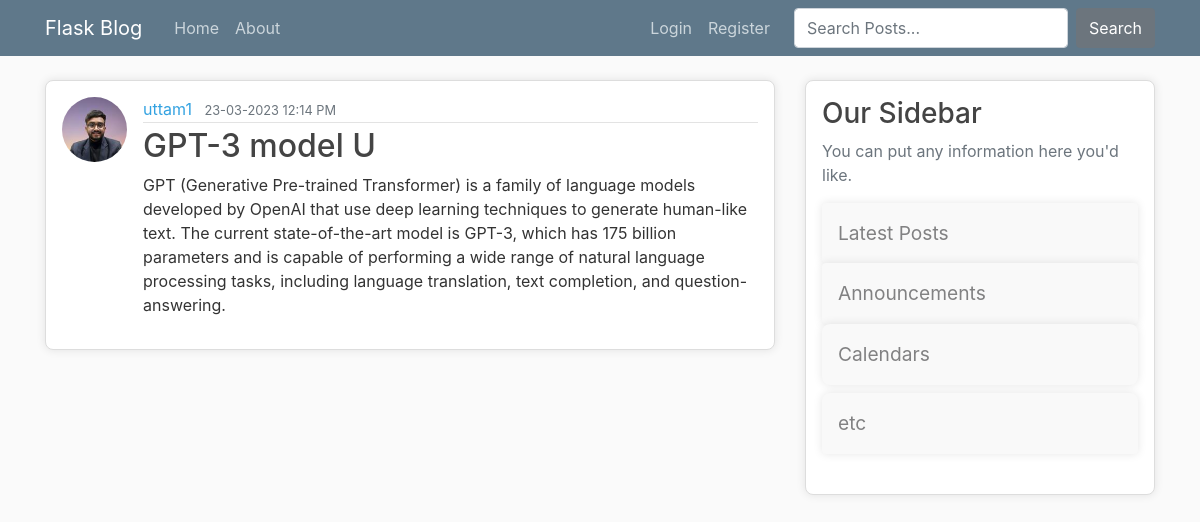
/post/4, run on an earlier commit of the app's database.
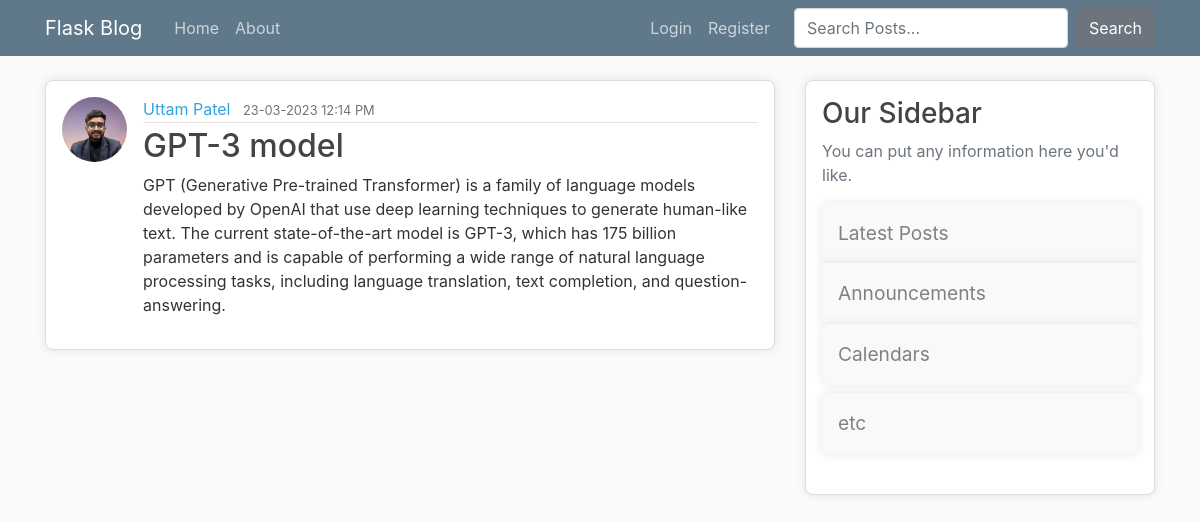
And on a later commit of the database.
### flaskblog/models.py (models this page shows, shortened)
class User(db.Model,UserMixin):
    id = db.Column(db.Integer, primary_key=True)
    username = db.Column(db.String(20), unique=True, nullable=False)
    email = db.Column(db.String(120), unique=True, nullable=False)
    image_file = db.Column(db.String(20), nullable=False, default='default.png')
    password = db.Column(db.String(60), nullable=False)
    posts = db.relationship('Post', backref='author', lazy='dynamic')

class Post(db.Model):
    id = db.Column(db.Integer, primary_key=True)
    title = db.Column(db.String(100), nullable=False)
    content = db.Column(db.Text, nullable=False)
    date_posted = db.Column(db.DateTime, nullable=False, default=datetime.utcnow)
    user_id = db.Column(db.Integer, db.ForeignKey('user.id'), nullable=False)

### flaskblog/posts/routes.py (the view)
@posts.route('/post/<int:post_id>')
def post(post_id):
    post = Post.query.get_or_404(post_id)
    return render_template('post.html',title=post.title,post=post)

### flaskblog/templates/post.html (shortened to what this page needs)
{% extends 'layout.html' %}
{% block content %}
        <article class="media content-section">
            <img class="rounded-circle article-img" src="{{ url_for('static',filename='profile_pics/'+ post.author.image_file) }}" alt="">
            <div class="media-body">
            <div class="article-metadata">
                <a class="mr-2" href="{{ url_for('users.user_posts',username=post.author.username) }}">{{ post.author.username }}</a>
                <small class="text-muted">{{ post.date_posted.strftime('%d-%m-%Y  %I:%M %p') }}</small>
            </div>
            <h2 class="article-title" >{{ post.title }} </h2>
            <p class="article-content">{{ post.content }}</p>
            </div>
        </article>
{% endblock content %}

What changed in the data, as far as the page shows it:
changed User: author.username "uttam1" → "Uttam Patel"
changed Post: title "GPT-3 model U" → "GPT-3 model"
